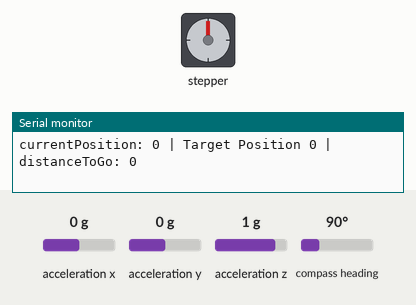
The program below on a simulated Arduino Nano Every. On the bench: stepper motor, the last lines printed to the serial monitor. The inputs (shaded band) are chosen by the test bench; at power-on: acceleration x 0 g, acceleration y 0 g, acceleration z 1 g, compass heading 90°. Stepper angles assume 200 steps per turn.

Above: at 2.2 s.
2.3 s: acceleration x set to -1.4 g
At 2.56 s:
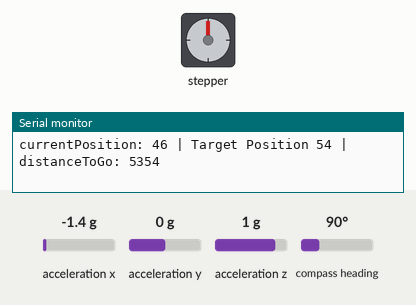
At 3.16 s:
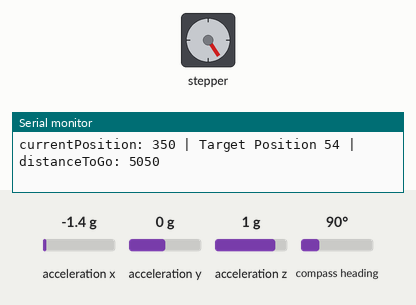
8.3 s: acceleration y set to -0.8 g
11.3 s: acceleration z set to -1.4 g
14.3 s: acceleration z set to -0.8 g
At 17.7 s:
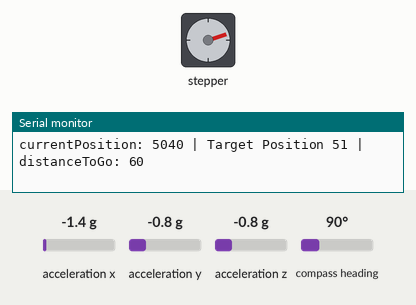
Timing chart, 0 to 18.3 s (numbered marks = the images above; inputs shaded):
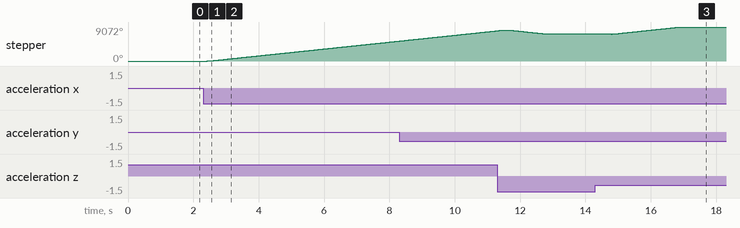

Measured:
- after the input at 2.3 s, stepper: keeps turning clockwise at about 907°/s, starting after 0.12 s
- after the input at 14.3 s, stepper: turns 107° counter-clockwise in 0.17 s, then 1871° clockwise in 2.1 s

The program:

main.cpp
```cpp
#include <Wire.h>
#include <Adafruit_Sensor.h>
#include <Adafruit_BNO055.h>
#include <utility/imumaths.h>
#include <AccelStepper.h>

Adafruit_BNO055 bno = Adafruit_BNO055(55);

#define dirPin 2
#define stepPin 3
#define motorInterfaceType 1

AccelStepper stepper = AccelStepper(motorInterfaceType, stepPin, dirPin);
// AccelStepper stepper = AccelStepper(AccelStepper::DRIVER, stepPin, dirPin) maybe?

void setup(void)
{
  Serial.begin(115200);
  Serial.println("Orientation Sensor Test");
  Serial.println("");

  stepper.setMaxSpeed(1000);
  stepper.setAcceleration(5000);
  // add setMinPulseWidth()?

  /* Initialise the sensor */
  if (!bno.begin())
  {
    /* There was a problem detecting the BNO055 ... check your connections */
    Serial.print("Ooops, no BNO055 detected ... Check your wiring or I2C ADDR!");
    while (1)
      ;
  }

  delay(1000);

  bno.setExtCrystalUse(true);
}

int counter = 0;
//int setPoint = -15; //  units to be calibrated
int targetPos = 0;
sensors_event_t event;


void loop(void)
{
  if (counter % 500 == 0)
  {
    bno.getEvent(&event);
    //targetPos = -(event.orientation.y - setPoint);
    targetPos = -(event.orientation.y);
    //  units to be calibrated
    // Negative feedback law used to remove offset from the setpoint
    stepper.moveTo(targetPos*100);
    Serial.print("currentPosition: ");
    Serial.print(stepper.currentPosition());
    Serial.print(" | Target Position ");
    Serial.print(targetPos);
    Serial.print(" | distanceToGo: ");
    Serial.print(stepper.distanceToGo());
    Serial.println();
  }

  if (abs(stepper.distanceToGo()) > 60)
  {
    stepper.run();
    // try runToNewPosition()
    // or runToPosition()
    // runSpeed()
  }
  ++counter;
}
```
